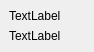
<?xml version="1.0" encoding="UTF-8"?>
<ui version="4.0">
 <class>MessageCard</class>
 <widget class="QWidget" name="MessageCard">
  <property name="geometry">
   <rect>
    <x>0</x>
    <y>0</y>
    <width>94</width>
    <height>50</height>
   </rect>
  </property>
  <property name="windowTitle">
   <string>Form</string>
  </property>
  <layout class="QVBoxLayout" name="verticalLayout">
   <property name="spacing">
    <number>0</number>
   </property>
   <property name="leftMargin">
    <number>0</number>
   </property>
   <property name="topMargin">
    <number>0</number>
   </property>
   <property name="rightMargin">
    <number>0</number>
   </property>
   <property name="bottomMargin">
    <number>0</number>
   </property>
   <item>
    <widget class="QWidget" name="WidgetContent" native="true">
     <layout class="QVBoxLayout">
      <item>
       <widget class="QLabel" name="usernameLabel">
        <property name="text">
         <string>TextLabel</string>
        </property>
       </widget>
      </item>
      <item>
       <widget class="QLabel" name="textLabel">
        <property name="text">
         <string>TextLabel</string>
        </property>
       </widget>
      </item>
     </layout>
    </widget>
   </item>
  </layout>
 </widget>
 <resources/>
 <connections/>
</ui>
